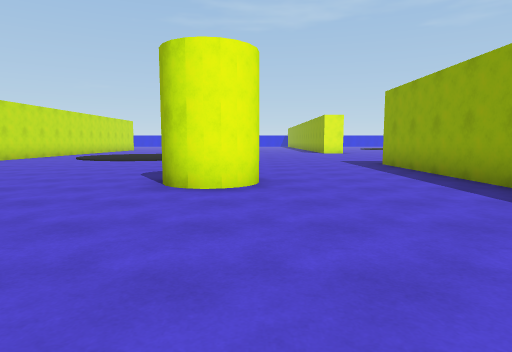
View 1 (above)

18 first-person views from a walk through a scene from a Unity 3-D project. The camera is 1.3 m above the floor, tilts 6° down and sees 75° across. The floor is counted in squares, 2 m on a side. Each view is taken from the middle of a square. On the plan, view 1 faces up. The plan holds only what a view shows up to about 10 squares ahead; the rest is blank. The place goes on beyond the plan. The player is left out.

View 2
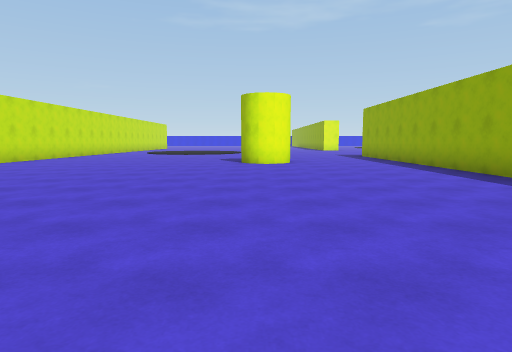

View 3
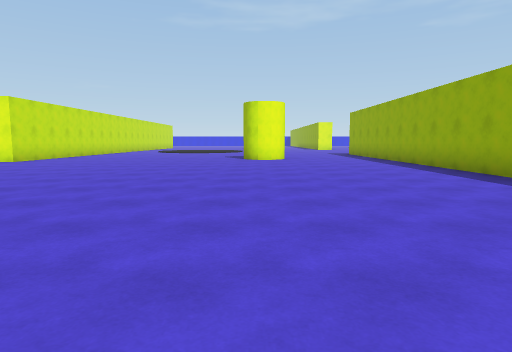

View 4
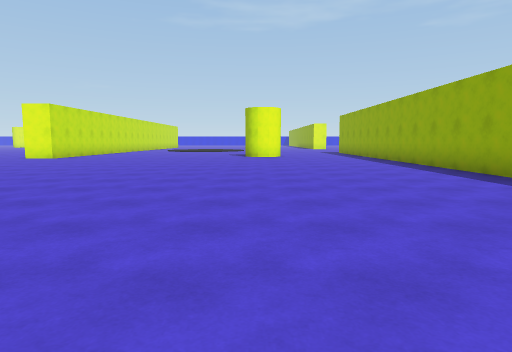

View 5
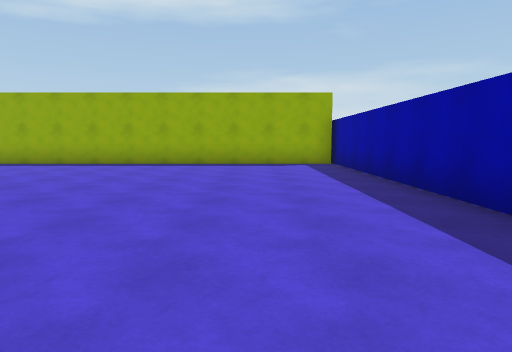

View 6
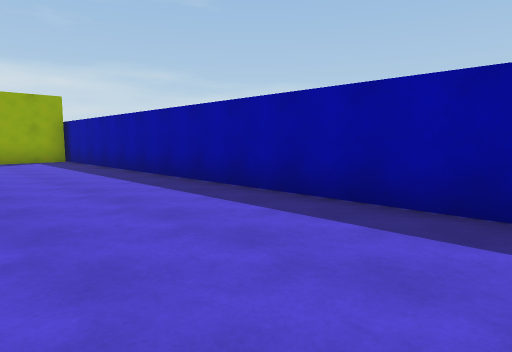

View 7
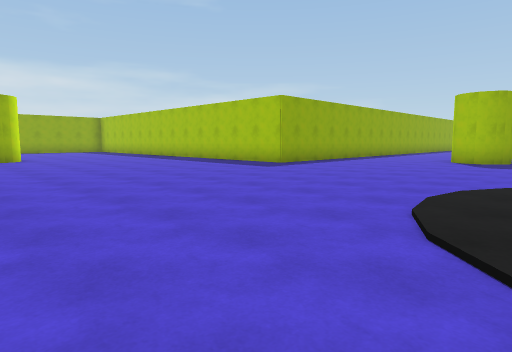

View 8
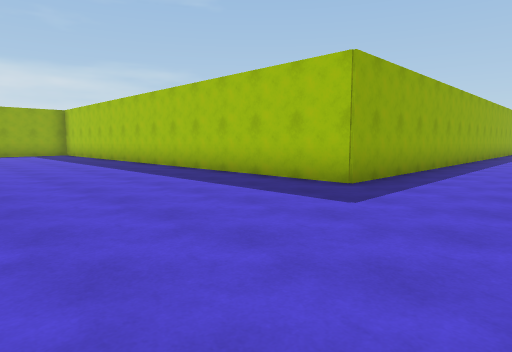

View 9
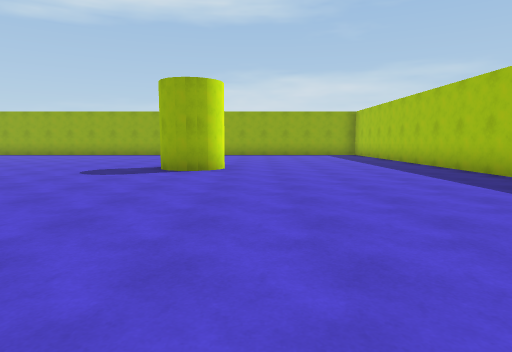

View 10
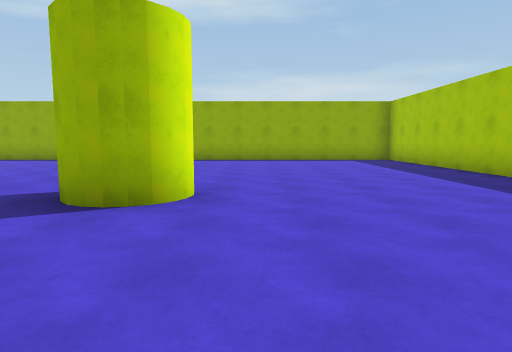

View 11
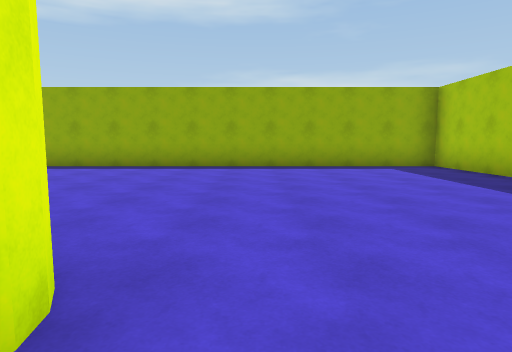

View 12
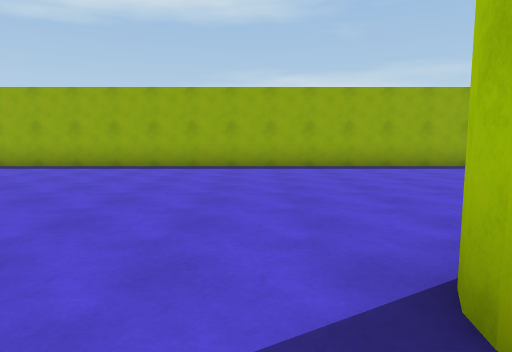

View 13
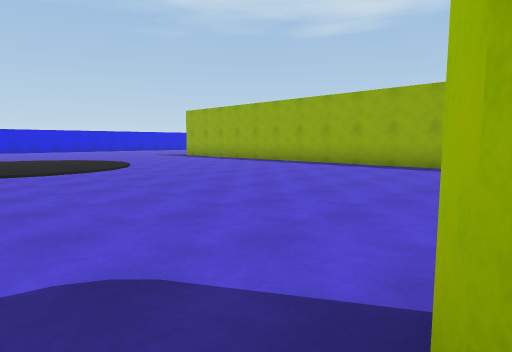

View 14
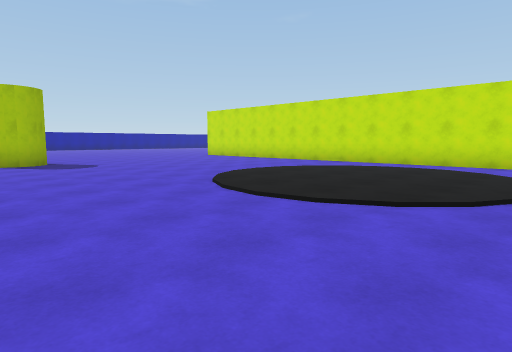

View 15
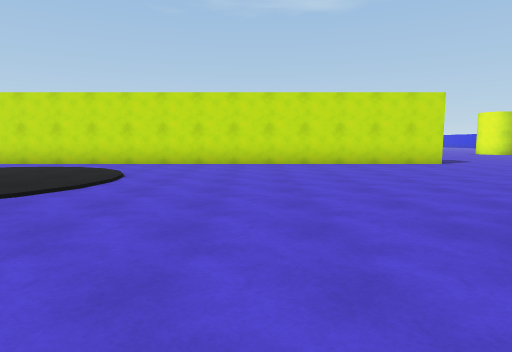

View 16
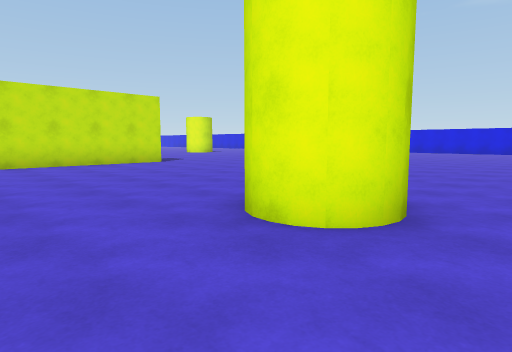

View 17
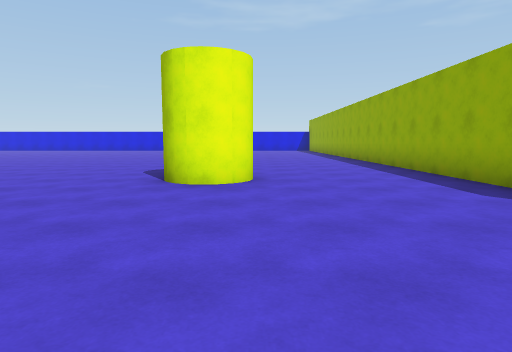

View 18
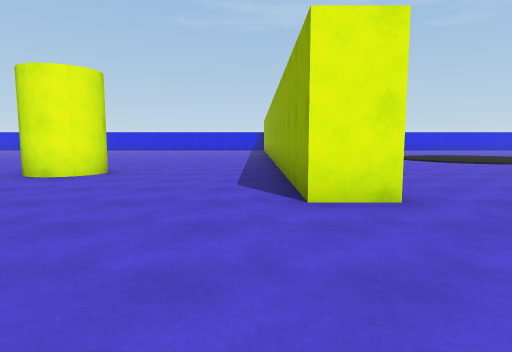

### Floor plan
Key: @ floor where view 1 was taken; # wall or solid block; . floor.
Columns run from 9 left of view 1 to 18 right of it. Each row starts with its distance up from view 1.
 23 #............#  ...........#
 22 #............#  ...........#
 21 #.......#....# ............#
 20 #.......#....# ............#
 19 #............#.............#
 18 #............#.............#
 17 #..........................#
 16 #..................#.......#
 15 #..................#.......#
 14 #..........................#
 13 #..........................#
 12 #..........................#
 11 #..........................#
 10   .........................#
  9   ...........###############
  8    ..........#
  7     .........#
  6     .........#
  5 #.......##...#
  4  ............#
  3  ............#
  2  ............#
  1  ............#
  0  ........@...#
 -1   ...........#
 -2    ..........#
 -3    ..........#
 -4     .........#
 -5      ........#
 -6      ........#
 -7  ............#
 -8  ............#
 -9  ............#
-10  ............#
-11  #############

Where each view was taken, in squares from view 1:
view 1: 0 up, 0 right, facing up
view 2: 5 down, 1 left, facing up
view 3: 7 down, 1 left, facing up
view 4: 9 down, 1 left, facing up
view 5: 8 down, 6 left, facing right
view 6: 7 down, 8 left, facing down-right
view 7: 17 up, 3 left, facing down-right
view 8: 14 up, 1 right, facing down-right
view 9: 14 up, 2 right, facing right
view 10: 14 up, 6 right, facing right
view 11: 14 up, 9 right, facing right
view 12: 17 up, 9 right, facing right
view 13: 16 up, 9 right, facing up-right
view 14: 16 up, 1 right, facing down-left
view 15: 18 up, 1 right, facing left
view 16: 18 up, 1 right, facing up-left
view 17: 15 up, 0 right, facing up
view 18: 14 up, 3 right, facing up
